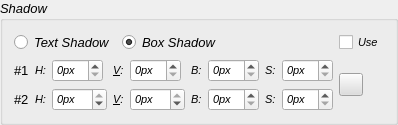
                       <widget class="QGroupBox" name="gbTextShadow">
                        <property name="minimumSize">
                         <size>
                          <width>0</width>
                          <height>110</height>
                         </size>
                        </property>
                        <property name="font">
                         <font>
                          <family>Arial</family>
                          <pointsize>10</pointsize>
                          <weight>50</weight>
                          <italic>true</italic>
                          <bold>false</bold>
                         </font>
                        </property>
                        <property name="title">
                         <string>Shadow</string>
                        </property>
                        <layout class="QGridLayout" name="gridLayout_15">
                         <item row="1" column="0" colspan="3">
                          <layout class="QGridLayout" name="gridLayout_14">
                           <item row="0" column="0">
                            <widget class="QLabel" name="label_85">
                             <property name="font">
                              <font>
                               <family>Arial</family>
                               <pointsize>10</pointsize>
                               <weight>50</weight>
                               <italic>false</italic>
                               <bold>false</bold>
                              </font>
                             </property>
                             <property name="text">
                              <string>#1</string>
                             </property>
                            </widget>
                           </item>
                           <item row="0" column="1">
                            <widget class="QLabel" name="label_37">
                             <property name="font">
                              <font>
                               <family>Arial</family>
                               <pointsize>8</pointsize>
                               <weight>50</weight>
                               <italic>true</italic>
                               <bold>false</bold>
                              </font>
                             </property>
                             <property name="text">
                              <string>H:</string>
                             </property>
                             <property name="buddy">
                              <cstring>sbShadowHoriz1</cstring>
                             </property>
                            </widget>
                           </item>
                           <item row="0" column="2">
                            <widget class="QSpinBox" name="sbShadowHoriz1">
                             <property name="sizePolicy">
                              <sizepolicy hsizetype="Fixed" vsizetype="Fixed">
                               <horstretch>0</horstretch>
                               <verstretch>0</verstretch>
                              </sizepolicy>
                             </property>
                             <property name="font">
                              <font>
                               <family>Arial</family>
                               <pointsize>8</pointsize>
                               <weight>50</weight>
                               <italic>true</italic>
                               <bold>false</bold>
                              </font>
                             </property>
                             <property name="toolTip">
                              <string>Horizontal displacement</string>
                             </property>
                             <property name="suffix">
                              <string>px</string>
                             </property>
                            </widget>
                           </item>
                           <item row="0" column="3">
                            <widget class="QLabel" name="label_38">
                             <property name="font">
                              <font>
                               <family>Arial</family>
                               <pointsize>8</pointsize>
                               <weight>50</weight>
                               <italic>true</italic>
                               <bold>false</bold>
                              </font>
                             </property>
                             <property name="text">
                              <string>&amp;V:</string>
                             </property>
                             <property name="buddy">
                              <cstring>sbShadowVert1</cstring>
                             </property>
                            </widget>
                           </item>
                           <item row="0" column="4">
                            <widget class="QSpinBox" name="sbShadowVert1">
                             <property name="sizePolicy">
                              <sizepolicy hsizetype="Fixed" vsizetype="Fixed">
                               <horstretch>0</horstretch>
                               <verstretch>0</verstretch>
                              </sizepolicy>
                             </property>
                             <property name="font">
                              <font>
                               <family>Arial</family>
                               <pointsize>8</pointsize>
                               <weight>50</weight>
                               <italic>true</italic>
                               <bold>false</bold>
                              </font>
                             </property>
                             <property name="toolTip">
                              <string>Vertical displacement</string>
                             </property>
                             <property name="suffix">
                              <string>px</string>
                             </property>
                            </widget>
                           </item>
                           <item row="0" column="5">
                            <widget class="QLabel" name="label_39">
                             <property name="font">
                              <font>
                               <family>Arial</family>
                               <pointsize>8</pointsize>
                               <weight>50</weight>
                               <italic>true</italic>
                               <bold>false</bold>
                              </font>
                             </property>
                             <property name="text">
                              <string>B:</string>
                             </property>
                             <property name="buddy">
                              <cstring>sbShadowBlur1</cstring>
                             </property>
                            </widget>
                           </item>
                           <item row="0" column="6">
                            <widget class="QSpinBox" name="sbShadowBlur1">
                             <property name="sizePolicy">
                              <sizepolicy hsizetype="Fixed" vsizetype="Fixed">
                               <horstretch>0</horstretch>
                               <verstretch>0</verstretch>
                              </sizepolicy>
                             </property>
                             <property name="font">
                              <font>
                               <family>Arial</family>
                               <pointsize>8</pointsize>
                               <weight>50</weight>
                               <italic>true</italic>
                               <bold>false</bold>
                              </font>
                             </property>
                             <property name="toolTip">
                              <string>Blur in pixels</string>
                             </property>
                             <property name="suffix">
                              <string>px</string>
                             </property>
                            </widget>
                           </item>
                           <item row="0" column="7">
                            <widget class="QLabel" name="label_87">
                             <property name="font">
                              <font>
                               <family>Arial</family>
                               <pointsize>8</pointsize>
                               <weight>50</weight>
                               <italic>true</italic>
                               <bold>false</bold>
                              </font>
                             </property>
                             <property name="text">
                              <string>S:</string>
                             </property>
                             <property name="buddy">
                              <cstring>sbShadowBlur1</cstring>
                             </property>
                            </widget>
                           </item>
                           <item row="0" column="8">
                            <widget class="QSpinBox" name="sbShadowSpread1">
                             <property name="sizePolicy">
                              <sizepolicy hsizetype="Fixed" vsizetype="Fixed">
                               <horstretch>0</horstretch>
                               <verstretch>0</verstretch>
                              </sizepolicy>
                             </property>
                             <property name="font">
                              <font>
                               <family>Arial</family>
                               <pointsize>8</pointsize>
                               <weight>50</weight>
                               <italic>true</italic>
                               <bold>false</bold>
                              </font>
                             </property>
                             <property name="toolTip">
                              <string>Spread in pixels</string>
                             </property>
                             <property name="suffix">
                              <string>px</string>
                             </property>
                            </widget>
                           </item>
                           <item row="1" column="0">
                            <widget class="QLabel" name="label_86">
                             <property name="font">
                              <font>
                               <family>Arial</family>
                               <pointsize>10</pointsize>
                               <weight>50</weight>
                               <italic>false</italic>
                               <bold>false</bold>
                              </font>
                             </property>
                             <property name="text">
                              <string>#2</string>
                             </property>
                            </widget>
                           </item>
                           <item row="1" column="1">
                            <widget class="QLabel" name="label_83">
                             <property name="font">
                              <font>
                               <family>Arial</family>
                               <pointsize>8</pointsize>
                               <weight>50</weight>
                               <italic>true</italic>
                               <bold>false</bold>
                              </font>
                             </property>
                             <property name="text">
                              <string>H:</string>
                             </property>
                             <property name="buddy">
                              <cstring>sbShadowHoriz1</cstring>
                             </property>
                            </widget>
                           </item>
                           <item row="1" column="2">
                            <widget class="QSpinBox" name="sbShadowHoriz2">
                             <property name="sizePolicy">
                              <sizepolicy hsizetype="Fixed" vsizetype="Fixed">
                               <horstretch>0</horstretch>
                               <verstretch>0</verstretch>
                              </sizepolicy>
                             </property>
                             <property name="font">
                              <font>
                               <family>Arial</family>
                               <pointsize>8</pointsize>
                               <weight>50</weight>
                               <italic>true</italic>
                               <bold>false</bold>
                              </font>
                             </property>
                             <property name="toolTip">
                              <string>Horizontal displacement</string>
                             </property>
                             <property name="suffix">
                              <string>px</string>
                             </property>
                             <property name="minimum">
                              <number>-99</number>
                             </property>
                             <property name="maximum">
                              <number>0</number>
                             </property>
                            </widget>
                           </item>
                           <item row="1" column="3">
                            <widget class="QLabel" name="label_84">
                             <property name="font">
                              <font>
                               <family>Arial</family>
                               <pointsize>8</pointsize>
                               <weight>50</weight>
                               <italic>true</italic>
                               <bold>false</bold>
                              </font>
                             </property>
                             <property name="text">
                              <string>&amp;V:</string>
                             </property>
                             <property name="buddy">
                              <cstring>sbShadowVert1</cstring>
                             </property>
                            </widget>
                           </item>
                           <item row="1" column="4">
                            <widget class="QSpinBox" name="sbShadowVert2">
                             <property name="sizePolicy">
                              <sizepolicy hsizetype="Fixed" vsizetype="Fixed">
                               <horstretch>0</horstretch>
                               <verstretch>0</verstretch>
                              </sizepolicy>
                             </property>
                             <property name="font">
                              <font>
                               <family>Arial</family>
                               <pointsize>8</pointsize>
                               <weight>50</weight>
                               <italic>true</italic>
                               <bold>false</bold>
                              </font>
                             </property>
                             <property name="toolTip">
                              <string>Vertical displacement</string>
                             </property>
                             <property name="suffix">
                              <string>px</string>
                             </property>
                             <property name="minimum">
                              <number>-99</number>
                             </property>
                             <property name="maximum">
                              <number>0</number>
                             </property>
                            </widget>
                           </item>
                           <item row="1" column="5">
                            <widget class="QLabel" name="label_82">
                             <property name="font">
                              <font>
                               <family>Arial</family>
                               <pointsize>8</pointsize>
                               <weight>50</weight>
                               <italic>true</italic>
                               <bold>false</bold>
                              </font>
                             </property>
                             <property name="text">
                              <string>B:</string>
                             </property>
                             <property name="buddy">
                              <cstring>sbShadowBlur1</cstring>
                             </property>
                            </widget>
                           </item>
                           <item row="1" column="6">
                            <widget class="QSpinBox" name="sbShadowBlur2">
                             <property name="sizePolicy">
                              <sizepolicy hsizetype="Fixed" vsizetype="Fixed">
                               <horstretch>0</horstretch>
                               <verstretch>0</verstretch>
                              </sizepolicy>
                             </property>
                             <property name="font">
                              <font>
                               <family>Arial</family>
                               <pointsize>8</pointsize>
                               <weight>50</weight>
                               <italic>true</italic>
                               <bold>false</bold>
                              </font>
                             </property>
                             <property name="toolTip">
                              <string>Blur in pixels</string>
                             </property>
                             <property name="suffix">
                              <string>px</string>
                             </property>
                            </widget>
                           </item>
                           <item row="1" column="7">
                            <widget class="QLabel" name="label_88">
                             <property name="font">
                              <font>
                               <family>Arial</family>
                               <pointsize>8</pointsize>
                               <weight>50</weight>
                               <italic>true</italic>
                               <bold>false</bold>
                              </font>
                             </property>
                             <property name="text">
                              <string>S:</string>
                             </property>
                             <property name="buddy">
                              <cstring>sbShadowBlur1</cstring>
                             </property>
                            </widget>
                           </item>
                           <item row="1" column="8">
                            <widget class="QSpinBox" name="sbShadowSpread2">
                             <property name="sizePolicy">
                              <sizepolicy hsizetype="Fixed" vsizetype="Fixed">
                               <horstretch>0</horstretch>
                               <verstretch>0</verstretch>
                              </sizepolicy>
                             </property>
                             <property name="font">
                              <font>
                               <family>Arial</family>
                               <pointsize>8</pointsize>
                               <weight>50</weight>
                               <italic>true</italic>
                               <bold>false</bold>
                              </font>
                             </property>
                             <property name="toolTip">
                              <string>Spread in pixels</string>
                             </property>
                             <property name="suffix">
                              <string>px</string>
                             </property>
                            </widget>
                           </item>
                          </layout>
                         </item>
                         <item row="0" column="1">
                          <widget class="QRadioButton" name="rbBoxShadow">
                           <property name="text">
                            <string>Box Shadow</string>
                           </property>
                           <property name="checked">
                            <bool>true</bool>
                           </property>
                          </widget>
                         </item>
                         <item row="0" column="3">
                          <widget class="QCheckBox" name="chkShadowOn">
                           <property name="font">
                            <font>
                             <family>Arial</family>
                             <pointsize>8</pointsize>
                             <weight>50</weight>
                             <italic>true</italic>
                             <bold>false</bold>
                            </font>
                           </property>
                           <property name="text">
                            <string>Use</string>
                           </property>
                          </widget>
                         </item>
                         <item row="0" column="0">
                          <widget class="QRadioButton" name="rbTextShadow">
                           <property name="text">
                            <string>Text Shadow</string>
                           </property>
                          </widget>
                         </item>
                         <item row="1" column="3">
                          <widget class="QToolButton" name="btnShadowColor">
                           <property name="font">
                            <font>
                             <family>MS Shell Dlg 2</family>
                             <pointsize>8</pointsize>
                             <weight>50</weight>
                             <italic>false</italic>
                             <bold>false</bold>
                            </font>
                           </property>
                           <property name="toolTip">
                            <string>Shaod color. Same for both</string>
                           </property>
                           <property name="styleSheet">
                            <string notr="true">QToolButton {background-color:#ddd;}</string>
                           </property>
                           <property name="text">
                            <string/>
                           </property>
                          </widget>
                         </item>
                        </layout>
                        <zorder>chkShadowOn</zorder>
                        <zorder>rbTextShadow</zorder>
                        <zorder>rbBoxShadow</zorder>
                        <zorder>btnShadowColor</zorder>
                       </widget>
